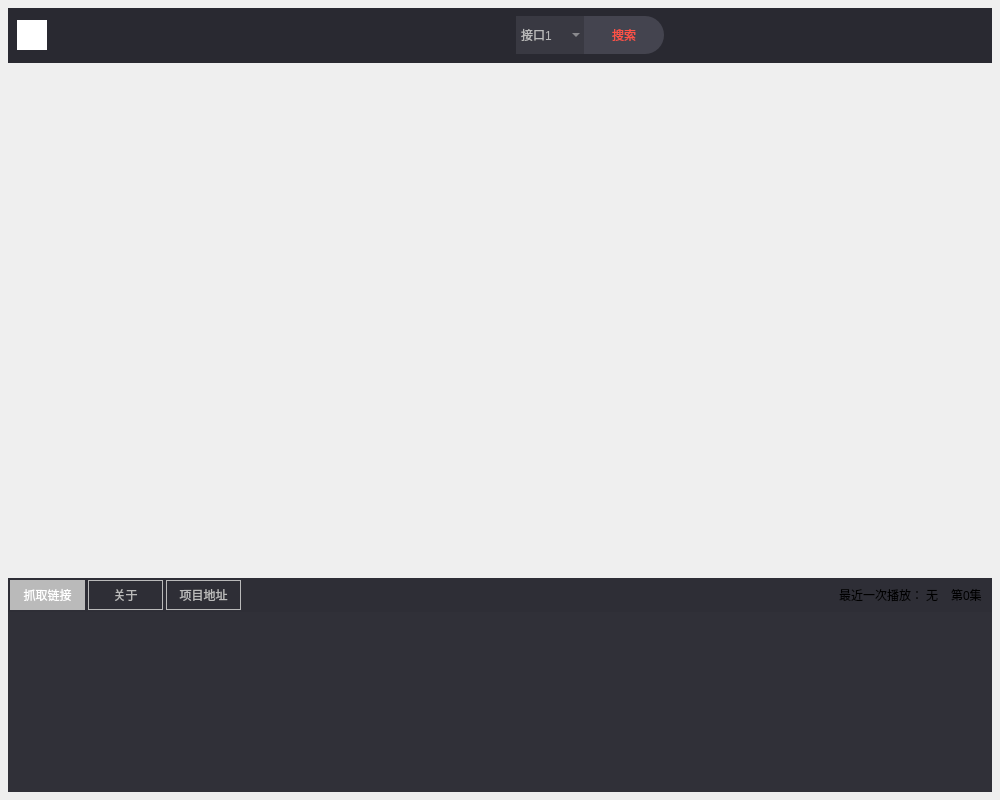
<?xml version="1.0" encoding="UTF-8"?>
<ui version="4.0">
 <class>mainForm</class>
 <widget class="QWidget" name="mainForm">
  <property name="geometry">
   <rect>
    <x>0</x>
    <y>0</y>
    <width>1000</width>
    <height>800</height>
   </rect>
  </property>
  <property name="minimumSize">
   <size>
    <width>960</width>
    <height>650</height>
   </size>
  </property>
  <property name="windowTitle">
   <string>看番神器</string>
  </property>
  <layout class="QGridLayout" name="gridMain">
   <property name="leftMargin">
    <number>8</number>
   </property>
   <property name="topMargin">
    <number>8</number>
   </property>
   <property name="rightMargin">
    <number>8</number>
   </property>
   <property name="bottomMargin">
    <number>8</number>
   </property>
   <property name="spacing">
    <number>0</number>
   </property>
   <item row="3" column="0">
    <widget class="QWidget" name="widgetConsole" native="true">
     <property name="minimumSize">
      <size>
       <width>0</width>
       <height>180</height>
      </size>
     </property>
     <property name="maximumSize">
      <size>
       <width>16777215</width>
       <height>180</height>
      </size>
     </property>
     <layout class="QGridLayout" name="gridLayout_2">
      <property name="leftMargin">
       <number>0</number>
      </property>
      <property name="topMargin">
       <number>0</number>
      </property>
      <property name="rightMargin">
       <number>0</number>
      </property>
      <property name="bottomMargin">
       <number>0</number>
      </property>
      <property name="spacing">
       <number>0</number>
      </property>
      <item row="0" column="0">
       <widget class="QPlainTextEdit" name="console1">
        <property name="styleSheet">
         <string notr="true">color: #ffffff;
background-color: #303038;
font: 12pt &quot;微软雅黑&quot;;


</string>
        </property>
        <property name="frameShape">
         <enum>QFrame::NoFrame</enum>
        </property>
        <property name="readOnly">
         <bool>true</bool>
        </property>
        <property name="plainText">
         <string/>
        </property>
       </widget>
      </item>
      <item row="0" column="1">
       <widget class="QPlainTextEdit" name="console2">
        <property name="styleSheet">
         <string notr="true">color: #ffffff;
background-color: #303038;
font: 12pt &quot;微软雅黑&quot;;


</string>
        </property>
        <property name="frameShape">
         <enum>QFrame::NoFrame</enum>
        </property>
        <property name="readOnly">
         <bool>true</bool>
        </property>
        <property name="plainText">
         <string/>
        </property>
       </widget>
      </item>
     </layout>
    </widget>
   </item>
   <item row="1" column="0">
    <widget class="QStackedWidget" name="stackedWidget">
     <property name="currentIndex">
      <number>0</number>
     </property>
     <widget class="QWidget" name="pageWelcome">
      <property name="styleSheet">
       <string notr="true"/>
      </property>
      <layout class="QGridLayout" name="gridWelcome">
       <property name="leftMargin">
        <number>0</number>
       </property>
       <property name="topMargin">
        <number>0</number>
       </property>
       <property name="rightMargin">
        <number>0</number>
       </property>
       <property name="bottomMargin">
        <number>0</number>
       </property>
       <property name="spacing">
        <number>0</number>
       </property>
      </layout>
     </widget>
     <widget class="QWidget" name="pageSearchResult">
      <property name="styleSheet">
       <string notr="true"/>
      </property>
      <layout class="QGridLayout" name="gridLayout">
       <property name="leftMargin">
        <number>0</number>
       </property>
       <property name="topMargin">
        <number>0</number>
       </property>
       <property name="rightMargin">
        <number>0</number>
       </property>
       <property name="bottomMargin">
        <number>0</number>
       </property>
       <property name="spacing">
        <number>0</number>
       </property>
       <item row="0" column="0">
        <widget class="QScrollArea" name="scrollArea">
         <property name="styleSheet">
          <string notr="true">background-color: #303038;</string>
         </property>
         <property name="frameShape">
          <enum>QFrame::NoFrame</enum>
         </property>
         <property name="verticalScrollBarPolicy">
          <enum>Qt::ScrollBarAlwaysOn</enum>
         </property>
         <property name="widgetResizable">
          <bool>true</bool>
         </property>
         <widget class="QWidget" name="scroll">
          <property name="geometry">
           <rect>
            <x>0</x>
            <y>0</y>
            <width>967</width>
            <height>515</height>
           </rect>
          </property>
          <layout class="QGridLayout" name="grid">
           <property name="spacing">
            <number>9</number>
           </property>
          </layout>
         </widget>
        </widget>
       </item>
      </layout>
     </widget>
     <widget class="QWidget" name="pageDetail">
      <property name="styleSheet">
       <string notr="true">background-color: #303038;</string>
      </property>
      <layout class="QGridLayout" name="gridLayout_5">
       <property name="leftMargin">
        <number>0</number>
       </property>
       <property name="topMargin">
        <number>10</number>
       </property>
       <property name="rightMargin">
        <number>0</number>
       </property>
       <property name="bottomMargin">
        <number>0</number>
       </property>
       <property name="spacing">
        <number>0</number>
       </property>
       <item row="0" column="0">
        <widget class="QWidget" name="widgetTop_2" native="true">
         <property name="minimumSize">
          <size>
           <width>0</width>
           <height>300</height>
          </size>
         </property>
         <property name="maximumSize">
          <size>
           <width>16777215</width>
           <height>300</height>
          </size>
         </property>
         <widget class="QWidget" name="widgetDesc" native="true">
          <property name="geometry">
           <rect>
            <x>270</x>
            <y>20</y>
            <width>631</width>
            <height>251</height>
           </rect>
          </property>
          <property name="styleSheet">
           <string notr="true">color: #bababa;
font: 12pt &quot;微软雅黑&quot;;</string>
          </property>
          <layout class="QGridLayout" name="gridLayout_7">
           <property name="leftMargin">
            <number>12</number>
           </property>
           <item row="0" column="0" colspan="2">
            <widget class="QLabel" name="lblTitle">
             <property name="minimumSize">
              <size>
               <width>0</width>
               <height>50</height>
              </size>
             </property>
             <property name="maximumSize">
              <size>
               <width>16777215</width>
               <height>50</height>
              </size>
             </property>
             <property name="styleSheet">
              <string notr="true">font: 18pt &quot;微软雅黑&quot;;</string>
             </property>
             <property name="text">
              <string>标题</string>
             </property>
             <property name="alignment">
              <set>Qt::AlignLeading|Qt::AlignLeft|Qt::AlignVCenter</set>
             </property>
            </widget>
           </item>
           <item row="1" column="1">
            <widget class="QLabel" name="lblArea">
             <property name="text">
              <string>地区</string>
             </property>
             <property name="alignment">
              <set>Qt::AlignLeading|Qt::AlignLeft|Qt::AlignTop</set>
             </property>
            </widget>
           </item>
           <item row="2" column="1">
            <widget class="QLabel" name="lblTime">
             <property name="text">
              <string>年代</string>
             </property>
             <property name="alignment">
              <set>Qt::AlignLeading|Qt::AlignLeft|Qt::AlignTop</set>
             </property>
            </widget>
           </item>
           <item row="1" column="0">
            <widget class="QLabel" name="label_5">
             <property name="minimumSize">
              <size>
               <width>40</width>
               <height>28</height>
              </size>
             </property>
             <property name="maximumSize">
              <size>
               <width>40</width>
               <height>28</height>
              </size>
             </property>
             <property name="text">
              <string>地区：</string>
             </property>
             <property name="alignment">
              <set>Qt::AlignLeading|Qt::AlignLeft|Qt::AlignTop</set>
             </property>
            </widget>
           </item>
           <item row="3" column="0">
            <widget class="QLabel" name="label_6">
             <property name="minimumSize">
              <size>
               <width>0</width>
               <height>28</height>
              </size>
             </property>
             <property name="maximumSize">
              <size>
               <width>16777215</width>
               <height>28</height>
              </size>
             </property>
             <property name="text">
              <string>类型：</string>
             </property>
             <property name="alignment">
              <set>Qt::AlignLeading|Qt::AlignLeft|Qt::AlignTop</set>
             </property>
            </widget>
           </item>
           <item row="2" column="0">
            <widget class="QLabel" name="label_7">
             <property name="minimumSize">
              <size>
               <width>0</width>
               <height>28</height>
              </size>
             </property>
             <property name="maximumSize">
              <size>
               <width>16777215</width>
               <height>28</height>
              </size>
             </property>
             <property name="text">
              <string>年代：</string>
             </property>
             <property name="alignment">
              <set>Qt::AlignLeading|Qt::AlignLeft|Qt::AlignTop</set>
             </property>
            </widget>
           </item>
           <item row="3" column="1">
            <widget class="QLabel" name="lblType">
             <property name="text">
              <string>类型</string>
             </property>
             <property name="alignment">
              <set>Qt::AlignLeading|Qt::AlignLeft|Qt::AlignTop</set>
             </property>
            </widget>
           </item>
           <item row="4" column="1">
            <widget class="QLabel" name="lblStars">
             <property name="text">
              <string>演员：</string>
             </property>
             <property name="alignment">
              <set>Qt::AlignLeading|Qt::AlignLeft|Qt::AlignTop</set>
             </property>
            </widget>
           </item>
           <item row="4" column="0">
            <widget class="QLabel" name="label_9">
             <property name="minimumSize">
              <size>
               <width>0</width>
               <height>28</height>
              </size>
             </property>
             <property name="maximumSize">
              <size>
               <width>16777215</width>
               <height>28</height>
              </size>
             </property>
             <property name="text">
              <string>演员：</string>
             </property>
             <property name="alignment">
              <set>Qt::AlignLeading|Qt::AlignLeft|Qt::AlignTop</set>
             </property>
            </widget>
           </item>
          </layout>
         </widget>
         <widget class="QLabel" name="lblCover">
          <property name="geometry">
           <rect>
            <x>40</x>
            <y>20</y>
            <width>190</width>
            <height>260</height>
           </rect>
          </property>
          <property name="minimumSize">
           <size>
            <width>190</width>
            <height>260</height>
           </size>
          </property>
          <property name="maximumSize">
           <size>
            <width>190</width>
            <height>260</height>
           </size>
          </property>
          <property name="styleSheet">
           <string notr="true">background-color: qlineargradient(spread:pad, x1:0, y1:0, x2:1, y2:0, stop:0 rgba(0, 0, 0, 255), stop:1 rgba(255, 255, 255, 255));</string>
          </property>
          <property name="text">
           <string/>
          </property>
         </widget>
        </widget>
       </item>
       <item row="1" column="0">
        <widget class="QWidget" name="widgetBottom" native="true">
         <property name="styleSheet">
          <string notr="true"/>
         </property>
         <layout class="QGridLayout" name="grid000">
          <property name="leftMargin">
           <number>15</number>
          </property>
          <property name="topMargin">
           <number>5</number>
          </property>
          <property name="rightMargin">
           <number>15</number>
          </property>
          <property name="bottomMargin">
           <number>20</number>
          </property>
          <item row="0" column="0">
           <widget class="QScrollArea" name="scrollArea_2">
            <property name="frameShape">
             <enum>QFrame::NoFrame</enum>
            </property>
            <property name="widgetResizable">
             <bool>true</bool>
            </property>
            <widget class="QWidget" name="scrollBtns">
             <property name="geometry">
              <rect>
               <x>0</x>
               <y>0</y>
               <width>954</width>
               <height>180</height>
              </rect>
             </property>
             <layout class="QGridLayout" name="gridBtns">
              <property name="leftMargin">
               <number>9</number>
              </property>
              <property name="topMargin">
               <number>9</number>
              </property>
             </layout>
            </widget>
           </widget>
          </item>
         </layout>
        </widget>
       </item>
      </layout>
     </widget>
     <widget class="QWidget" name="pageNoResult">
      <widget class="QLabel" name="label_2">
       <property name="geometry">
        <rect>
         <x>340</x>
         <y>170</y>
         <width>291</width>
         <height>151</height>
        </rect>
       </property>
       <property name="text">
        <string>啥都没有</string>
       </property>
      </widget>
     </widget>
    </widget>
   </item>
   <item row="2" column="0">
    <widget class="QWidget" name="widgetTools" native="true">
     <property name="minimumSize">
      <size>
       <width>0</width>
       <height>34</height>
      </size>
     </property>
     <property name="maximumSize">
      <size>
       <width>16777215</width>
       <height>34</height>
      </size>
     </property>
     <property name="styleSheet">
      <string notr="true">background-color: #2e2e36;</string>
     </property>
     <layout class="QGridLayout" name="gridLayout_3">
      <property name="leftMargin">
       <number>2</number>
      </property>
      <property name="topMargin">
       <number>0</number>
      </property>
      <property name="rightMargin">
       <number>0</number>
      </property>
      <property name="bottomMargin">
       <number>0</number>
      </property>
      <property name="horizontalSpacing">
       <number>3</number>
      </property>
      <property name="verticalSpacing">
       <number>0</number>
      </property>
      <item row="0" column="0">
       <widget class="QPushButton" name="btnGetAllLinks">
        <property name="enabled">
         <bool>false</bool>
        </property>
        <property name="minimumSize">
         <size>
          <width>75</width>
          <height>30</height>
         </size>
        </property>
        <property name="maximumSize">
         <size>
          <width>75</width>
          <height>30</height>
         </size>
        </property>
        <property name="styleSheet">
         <string notr="true">QPushButton{
background-color: #2e2e36;
color: #bababa;
font: 10pt &quot;微软雅黑&quot;;
border: 1px solid #bababa;
}
QPushButton:hover{
background-color: #ff5246;
color: #ffffff;
}
QPushButton:pressed{
background-color: #000000;
color: #ffffff;
}
QPushButton:disabled{
background-color: #bababa;
color: #ffffff;
}</string>
        </property>
        <property name="text">
         <string>抓取链接</string>
        </property>
       </widget>
      </item>
      <item row="0" column="2">
       <widget class="QPushButton" name="btnOpenSource">
        <property name="minimumSize">
         <size>
          <width>75</width>
          <height>30</height>
         </size>
        </property>
        <property name="maximumSize">
         <size>
          <width>75</width>
          <height>30</height>
         </size>
        </property>
        <property name="styleSheet">
         <string notr="true">QPushButton{
background-color: #2e2e36;
color: #bababa;
font: 10pt &quot;微软雅黑&quot;;
border: 1px solid #bababa;
}
QPushButton:hover{
background-color: #ff5246;
color: #ffffff;
}
QPushButton:pressed{
background-color: #000000;
color: #ffffff;
}</string>
        </property>
        <property name="text">
         <string>项目地址</string>
        </property>
       </widget>
      </item>
      <item row="0" column="5">
       <widget class="QLabel" name="lblLastPlayEpisodeName">
        <property name="text">
         <string>无</string>
        </property>
        <property name="margin">
         <number>0</number>
        </property>
       </widget>
      </item>
      <item row="0" column="8">
       <widget class="QLabel" name="lblSpace02">
        <property name="text">
         <string/>
        </property>
       </widget>
      </item>
      <item row="0" column="4">
       <widget class="QLabel" name="lblLastPlay">
        <property name="text">
         <string>最近一次播放：</string>
        </property>
       </widget>
      </item>
      <item row="0" column="1">
       <widget class="QPushButton" name="btnAbout">
        <property name="minimumSize">
         <size>
          <width>75</width>
          <height>30</height>
         </size>
        </property>
        <property name="maximumSize">
         <size>
          <width>75</width>
          <height>30</height>
         </size>
        </property>
        <property name="styleSheet">
         <string notr="true">QPushButton{
background-color: #2e2e36;
color: #bababa;
font: 10pt &quot;微软雅黑&quot;;
border: 1px solid #bababa;
}
QPushButton:hover{
background-color: #ff5246;
color: #ffffff;
}
QPushButton:pressed{
background-color: #000000;
color: #ffffff;
}</string>
        </property>
        <property name="text">
         <string>关于</string>
        </property>
       </widget>
      </item>
      <item row="0" column="7">
       <widget class="QLabel" name="lblLastPlayEpisodeNum">
        <property name="text">
         <string>第0集</string>
        </property>
       </widget>
      </item>
      <item row="0" column="3">
       <spacer name="horizontalSpacer">
        <property name="orientation">
         <enum>Qt::Horizontal</enum>
        </property>
        <property name="sizeHint" stdset="0">
         <size>
          <width>828</width>
          <height>27</height>
         </size>
        </property>
       </spacer>
      </item>
      <item row="0" column="6">
       <widget class="QLabel" name="lblSpace01">
        <property name="text">
         <string/>
        </property>
       </widget>
      </item>
     </layout>
    </widget>
   </item>
   <item row="0" column="0">
    <widget class="QWidget" name="widgetTop" native="true">
     <property name="minimumSize">
      <size>
       <width>0</width>
       <height>55</height>
      </size>
     </property>
     <property name="maximumSize">
      <size>
       <width>16777215</width>
       <height>55</height>
      </size>
     </property>
     <property name="styleSheet">
      <string notr="true">

background-color: #292931;

/*
background-color: rgb(255, 255, 255)
background-color: #303038;
*/</string>
     </property>
     <layout class="QGridLayout" name="gridLayout_9">
      <property name="topMargin">
       <number>0</number>
      </property>
      <property name="rightMargin">
       <number>0</number>
      </property>
      <property name="bottomMargin">
       <number>0</number>
      </property>
      <property name="spacing">
       <number>0</number>
      </property>
      <item row="0" column="0">
       <widget class="QPushButton" name="btnBack">
        <property name="minimumSize">
         <size>
          <width>30</width>
          <height>30</height>
         </size>
        </property>
        <property name="maximumSize">
         <size>
          <width>30</width>
          <height>30</height>
         </size>
        </property>
        <property name="toolTip">
         <string>返回</string>
        </property>
        <property name="styleSheet">
         <string notr="true">background-color: #ffffff;
border-radius:0;
</string>
        </property>
        <property name="text">
         <string/>
        </property>
       </widget>
      </item>
      <item row="0" column="1">
       <spacer name="horizontalSpacer_2">
        <property name="orientation">
         <enum>Qt::Horizontal</enum>
        </property>
        <property name="sizeHint" stdset="0">
         <size>
          <width>40</width>
          <height>20</height>
         </size>
        </property>
       </spacer>
      </item>
      <item row="0" column="2">
       <widget class="QWidget" name="widgetSearch" native="true">
        <property name="minimumSize">
         <size>
          <width>400</width>
          <height>45</height>
         </size>
        </property>
        <property name="maximumSize">
         <size>
          <width>16777215</width>
          <height>45</height>
         </size>
        </property>
        <property name="styleSheet">
         <string notr="true"/>
        </property>
        <layout class="QGridLayout" name="gridLayout_8">
         <property name="leftMargin">
          <number>0</number>
         </property>
         <property name="topMargin">
          <number>0</number>
         </property>
         <property name="rightMargin">
          <number>0</number>
         </property>
         <property name="bottomMargin">
          <number>0</number>
         </property>
         <property name="spacing">
          <number>0</number>
         </property>
         <item row="0" column="1">
          <widget class="QPushButton" name="btnSearch">
           <property name="minimumSize">
            <size>
             <width>80</width>
             <height>38</height>
            </size>
           </property>
           <property name="maximumSize">
            <size>
             <width>80</width>
             <height>38</height>
            </size>
           </property>
           <property name="toolTip">
            <string>o(*≧▽≦)ツ</string>
           </property>
           <property name="styleSheet">
            <string notr="true">QPushButton{
background-color: #44444f;
color: #ff5246;
border-top-right-radius : 19px;
border-bottom-right-radius : 19px;
border-top-left-radius : 0;
font: 12pt &quot;微软雅黑&quot;;
}
QPushButton:hover{
background-color: #ff5246;
color: #ffffff;
}
QPushButton:pressed{
color: #7f7f7f;
}</string>
           </property>
           <property name="text">
            <string>搜索</string>
           </property>
          </widget>
         </item>
         <item row="0" column="0">
          <widget class="QWidget" name="widget" native="true">
           <property name="styleSheet">
            <string notr="true">background-color: #393942;
border-radius : 0;</string>
           </property>
           <layout class="QHBoxLayout" name="horizontalLayout" stretch="0,0">
            <property name="spacing">
             <number>0</number>
            </property>
            <property name="leftMargin">
             <number>0</number>
            </property>
            <property name="topMargin">
             <number>0</number>
            </property>
            <property name="rightMargin">
             <number>0</number>
            </property>
            <property name="bottomMargin">
             <number>0</number>
            </property>
            <item>
             <widget class="QWidget" name="widget_2" native="true">
              <property name="minimumSize">
               <size>
                <width>252</width>
                <height>38</height>
               </size>
              </property>
              <property name="maximumSize">
               <size>
                <width>16777215</width>
                <height>38</height>
               </size>
              </property>
              <property name="styleSheet">
               <string notr="true">background:transent;

background-color: #292931;</string>
              </property>
              <layout class="QGridLayout" name="gridSearchBar">
               <property name="leftMargin">
                <number>0</number>
               </property>
               <property name="topMargin">
                <number>0</number>
               </property>
               <property name="rightMargin">
                <number>0</number>
               </property>
               <property name="bottomMargin">
                <number>0</number>
               </property>
               <property name="spacing">
                <number>0</number>
               </property>
              </layout>
             </widget>
            </item>
            <item>
             <widget class="QComboBox" name="comboSelectInterface">
              <property name="minimumSize">
               <size>
                <width>68</width>
                <height>38</height>
               </size>
              </property>
              <property name="maximumSize">
               <size>
                <width>68</width>
                <height>38</height>
               </size>
              </property>
              <property name="focusPolicy">
               <enum>Qt::NoFocus</enum>
              </property>
              <property name="styleSheet">
               <string notr="true">QComboBox {
color: #bababa;
background:transparent;
font: 12pt &quot;微软雅黑&quot;;
border-radius : 0;
}
QComboBox QAbstractItemView {
outline: 0px solid gray;
border: 1px solid #393942;
color: #bababa;
background-color: #393942;
selection-background-color: #7f7f7f;
}</string>
              </property>
              <item>
               <property name="text">
                <string>接口1</string>
               </property>
              </item>
              <item>
               <property name="text">
                <string>接口2</string>
               </property>
              </item>
             </widget>
            </item>
           </layout>
          </widget>
         </item>
        </layout>
       </widget>
      </item>
      <item row="0" column="3">
       <spacer name="horizontalSpacer_3">
        <property name="orientation">
         <enum>Qt::Horizontal</enum>
        </property>
        <property name="sizeHint" stdset="0">
         <size>
          <width>199</width>
          <height>20</height>
         </size>
        </property>
       </spacer>
      </item>
      <item row="0" column="4">
       <widget class="QWidget" name="widgetCrrlBtns" native="true">
        <property name="minimumSize">
         <size>
          <width>111</width>
          <height>0</height>
         </size>
        </property>
        <property name="styleSheet">
         <string notr="true">/*
border: 1px solid #393942;
*/</string>
        </property>
        <layout class="QGridLayout" name="gridLayout_10">
         <item row="0" column="0">
          <widget class="QPushButton" name="btnMinSize">
           <property name="minimumSize">
            <size>
             <width>16</width>
             <height>16</height>
            </size>
           </property>
           <property name="maximumSize">
            <size>
             <width>16</width>
             <height>16</height>
            </size>
           </property>
           <property name="toolTip">
            <string>最小化</string>
           </property>
           <property name="styleSheet">
            <string notr="true">border-radius:0;</string>
           </property>
           <property name="text">
            <string/>
           </property>
          </widget>
         </item>
         <item row="0" column="1">
          <widget class="QPushButton" name="btnMaxSize">
           <property name="minimumSize">
            <size>
             <width>16</width>
             <height>16</height>
            </size>
           </property>
           <property name="maximumSize">
            <size>
             <width>16</width>
             <height>16</height>
            </size>
           </property>
           <property name="toolTip">
            <string>象征性的按钮，意义不大
最大化了反而会影响观感</string>
           </property>
           <property name="styleSheet">
            <string notr="true">border-radius:0;</string>
           </property>
           <property name="text">
            <string/>
           </property>
          </widget>
         </item>
         <item row="0" column="2">
          <widget class="QPushButton" name="btnClose">
           <property name="minimumSize">
            <size>
             <width>16</width>
             <height>16</height>
            </size>
           </property>
           <property name="maximumSize">
            <size>
             <width>16</width>
             <height>16</height>
            </size>
           </property>
           <property name="toolTip">
            <string>关闭</string>
           </property>
           <property name="styleSheet">
            <string notr="true">border-radius:0;</string>
           </property>
           <property name="text">
            <string/>
           </property>
          </widget>
         </item>
        </layout>
       </widget>
      </item>
     </layout>
    </widget>
   </item>
  </layout>
 </widget>
 <resources/>
 <connections/>
</ui>
